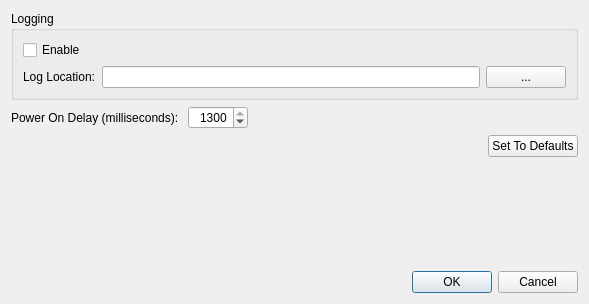
<?xml version="1.0" encoding="UTF-8"?>
<ui version="4.0">
 <class>PreferencesDialogClass</class>
 <widget class="QDialog" name="PreferencesDialogClass">
  <property name="windowModality">
   <enum>Qt::WindowModality::ApplicationModal</enum>
  </property>
  <property name="geometry">
   <rect>
    <x>0</x>
    <y>0</y>
    <width>589</width>
    <height>304</height>
   </rect>
  </property>
  <property name="contextMenuPolicy">
   <enum>Qt::ContextMenuPolicy::NoContextMenu</enum>
  </property>
  <property name="windowTitle">
   <string>Preferences</string>
  </property>
  <property name="windowIcon">
   <iconset resource="resources/EPMConfigurationEditor.qrc">
    <normaloff>:/EPMConfigurationEditor.png</normaloff>:/EPMConfigurationEditor.png</iconset>
  </property>
  <property name="modal">
   <bool>true</bool>
  </property>
  <layout class="QVBoxLayout" name="verticalLayout_2">
   <item>
    <widget class="QGroupBox" name="groupBox">
     <property name="title">
      <string>Logging</string>
     </property>
     <layout class="QVBoxLayout" name="verticalLayout">
      <item>
       <widget class="QCheckBox" name="_loggingCB">
        <property name="text">
         <string>Enable</string>
        </property>
       </widget>
      </item>
      <item>
       <layout class="QHBoxLayout" name="horizontalLayout">
        <item>
         <widget class="QLabel" name="label">
          <property name="text">
           <string>Log Location:</string>
          </property>
         </widget>
        </item>
        <item>
         <widget class="QLineEdit" name="_logLocation"/>
        </item>
        <item>
         <widget class="QPushButton" name="_browseForLogPathButton">
          <property name="text">
           <string>...</string>
          </property>
         </widget>
        </item>
       </layout>
      </item>
     </layout>
    </widget>
   </item>
   <item>
    <layout class="QHBoxLayout" name="horizontalLayout_2">
     <item>
      <widget class="QLabel" name="label_2">
       <property name="text">
        <string>Power On Delay (milliseconds): </string>
       </property>
      </widget>
     </item>
     <item>
      <widget class="QSpinBox" name="_powerOnDelaySpin">
       <property name="minimumSize">
        <size>
         <width>60</width>
         <height>0</height>
        </size>
       </property>
       <property name="toolTip">
        <string>&lt;html&gt;&lt;head/&gt;&lt;body&gt;&lt;p&gt;This value should be left at 1300.  This is the correct value for the PMIC.  But, if you know what you are doing and want to use a lower value, to get non conforming hardware to function, so be it.  But, there is no support for this feature.&lt;/p&gt;&lt;/body&gt;&lt;/html&gt;</string>
       </property>
       <property name="alignment">
        <set>Qt::AlignmentFlag::AlignRight|Qt::AlignmentFlag::AlignTrailing|Qt::AlignmentFlag::AlignVCenter</set>
       </property>
       <property name="minimum">
        <number>600</number>
       </property>
       <property name="maximum">
        <number>1300</number>
       </property>
       <property name="singleStep">
        <number>100</number>
       </property>
       <property name="value">
        <number>1300</number>
       </property>
      </widget>
     </item>
     <item>
      <spacer name="horizontalSpacer">
       <property name="orientation">
        <enum>Qt::Orientation::Horizontal</enum>
       </property>
       <property name="sizeHint" stdset="0">
        <size>
         <width>40</width>
         <height>20</height>
        </size>
       </property>
      </spacer>
     </item>
    </layout>
   </item>
   <item>
    <layout class="QHBoxLayout" name="horizontalLayout_3">
     <item>
      <spacer name="horizontalSpacer_2">
       <property name="orientation">
        <enum>Qt::Orientation::Horizontal</enum>
       </property>
       <property name="sizeHint" stdset="0">
        <size>
         <width>40</width>
         <height>20</height>
        </size>
       </property>
      </spacer>
     </item>
     <item>
      <widget class="QPushButton" name="_setToDefaultsButton">
       <property name="text">
        <string>Set To Defaults</string>
       </property>
      </widget>
     </item>
    </layout>
   </item>
   <item>
    <spacer name="verticalSpacer">
     <property name="orientation">
      <enum>Qt::Orientation::Vertical</enum>
     </property>
     <property name="sizeHint" stdset="0">
      <size>
       <width>20</width>
       <height>40</height>
      </size>
     </property>
    </spacer>
   </item>
   <item>
    <widget class="QDialogButtonBox" name="buttonBox">
     <property name="orientation">
      <enum>Qt::Orientation::Horizontal</enum>
     </property>
     <property name="standardButtons">
      <set>QDialogButtonBox::StandardButton::Cancel|QDialogButtonBox::StandardButton::Ok</set>
     </property>
    </widget>
   </item>
  </layout>
 </widget>
 <resources>
  <include location="resources/EPMConfigurationEditor.qrc"/>
 </resources>
 <connections>
  <connection>
   <sender>buttonBox</sender>
   <signal>accepted()</signal>
   <receiver>PreferencesDialogClass</receiver>
   <slot>accept()</slot>
   <hints>
    <hint type="sourcelabel">
     <x>248</x>
     <y>254</y>
    </hint>
    <hint type="destinationlabel">
     <x>157</x>
     <y>274</y>
    </hint>
   </hints>
  </connection>
  <connection>
   <sender>buttonBox</sender>
   <signal>rejected()</signal>
   <receiver>PreferencesDialogClass</receiver>
   <slot>reject()</slot>
   <hints>
    <hint type="sourcelabel">
     <x>316</x>
     <y>260</y>
    </hint>
    <hint type="destinationlabel">
     <x>286</x>
     <y>274</y>
    </hint>
   </hints>
  </connection>
 </connections>
</ui>
